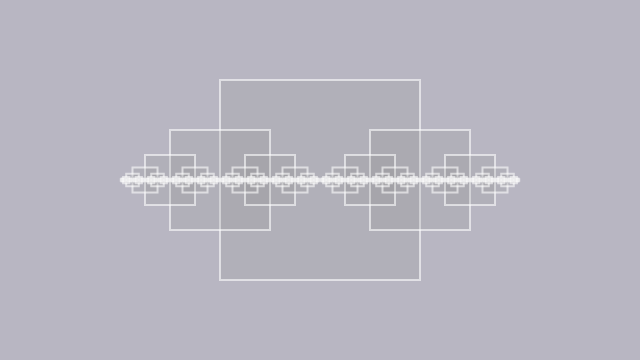
Frame 1 (no input)
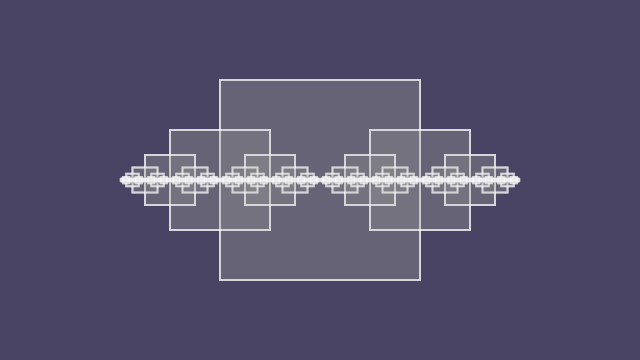
Frame 60 (no input)
Frame 120 (the mouse pressed at the canvas centre since frame 60): identical to frame 60, image omitted

The p5.js sketch that drew these frames (run headless with seeded random() and noise() and a simulated clock; from frame 60 on, the mouse is pressed at the canvas centre):

// p5.js sketch
// ── sketch.js
/// <reference path="../../p5.global-mode.d.ts" />
function drawCircle(x,y,r) {
    stroke(230, 0, 255, 150);
    strokeWeight(2);
    fill(230, 0, 150, 50);

    //ellipse(x, y, r, r);
    rectMode(CENTER);
    rect(x, y, r, r);
    if (r > 2) {
        drawCircle(x + r/2, y, r/2);
        drawCircle(x - r/2, y, r/2);
    }
}
function setup() {
    colorMode(HSB, 255);
    createCanvas(640, 360);
}
function draw() {
    background(180, 80, 100, 100);
    drawCircle(width/2, height/2, 200);
}
